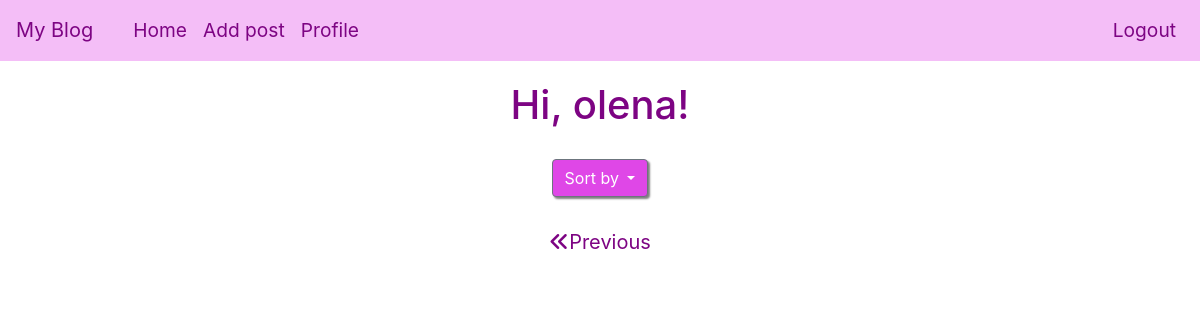
/home?page=2 (signed in), run on an earlier commit of the app's database.
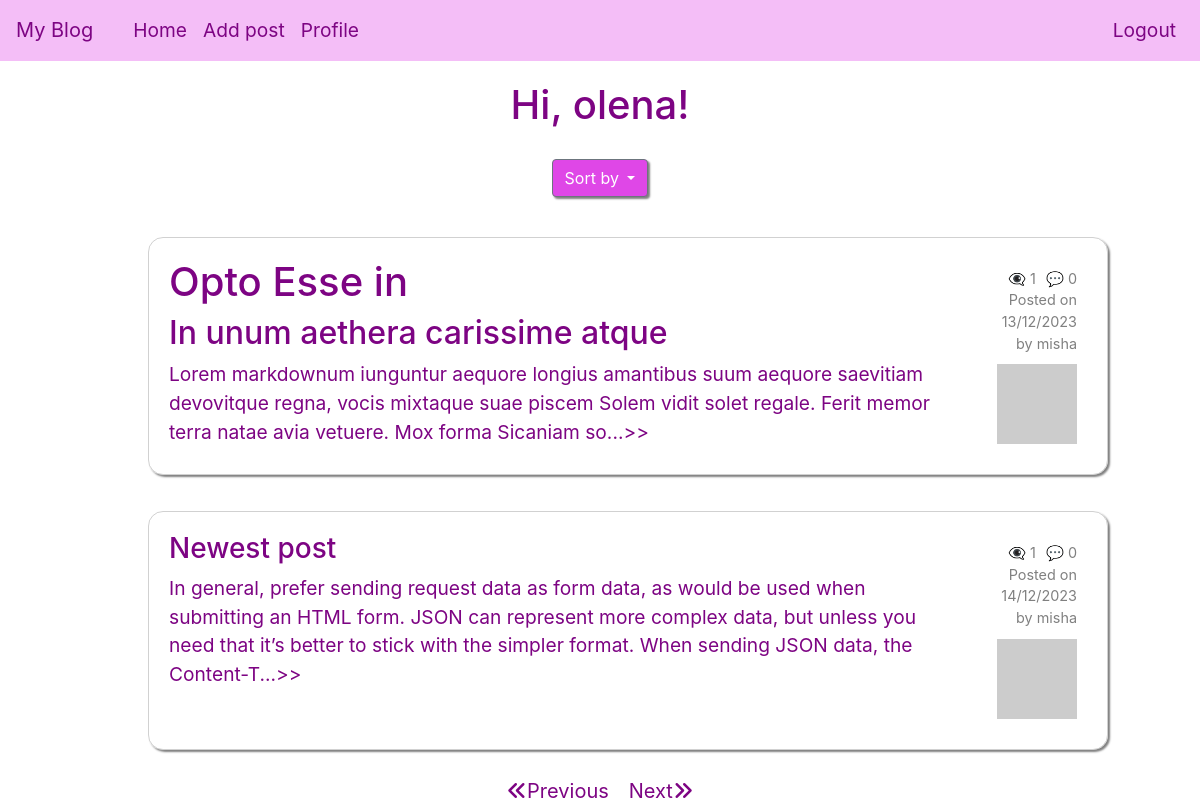
And on a later commit of the database.
### app/models/models.py (models this page shows, shortened)
class Post(db.Model):
    __tablename__ = "post"
    id = db.Column(db.Integer, primary_key=True)
    title = db.Column(String(250))
    title_html = db.Column(db.String(250))
    body = db.Column(String(2500))
    body_html = db.Column(db.String(2500))
    timestamp = db.Column(DateTime, default=func.now())
    user_id = db.Column(db.Integer, db.ForeignKey('user.id'), nullable=False)
    user = db.relationship('User', back_populates='posts')
    comments = db.relationship('Comment', back_populates='post', cascade='all, delete-orphan')
    views = db.Column(db.Integer, server_default=str(0))
    def get_comments_length(self):
        commments = Comment.query.filter_by(post_id=self.id).all()
        return len(commments)

class User(UserMixin, db.Model):
    __tablename__ = "user"
    id = db.Column(db.Integer, primary_key=True)
    username = db.Column(String(64), unique=True, nullable=False)
    email = db.Column(db.String(120), unique=True, nullable=False)
    isAdmin = db.Column(db.Boolean, nullable=False)
    password_hash = db.Column(String(256))
    profile_image = db.Column(String(256))
    info = db.Column(String(256))
    posts = db.relationship('Post', back_populates='user', cascade='all, delete-orphan')
    comments = db.relationship('Comment', back_populates='user', cascade='all, delete-orphan')
    def get_avatar(self, size):
        digest = md5(self.email.lower().encode('utf-8')).hexdigest()
        self.profile_image = f'https://www.gravatar.com/avatar/{digest}?d=identicon&s={size}'
        return self.profile_image

### app/routes/routes.py (the view)
@blueprint.route('/', methods=["GET", "POST"])
@blueprint.route('/home', methods=["GET", "POST"])
@login_required
def index():
    page = request.args.get('page', 1, type=int)
    per_page = 2
    posts = Post.query.filter().paginate(page=page, per_page=per_page, error_out=False)
    form = DropdownForm()
    return render_template("index.html", posts=posts, form=form)

### app/templates/index.html (shortened to what this page needs)
{% extends "base.html" %}{% import "bootstrap/wtf.html" as wtf %} {% block
content %} {% if current_user.isAdmin %}
<div class="admin-view-link"><a href="/admin">Admin view</a></div>
<div class="extra">
    <h1 class="greeting">Hi, {{current_user.username }}!</h1>
</div>
{% else %}
<h1 class="greeting">Hi, {{current_user.username }}!</h1>
{% endif %} {% if posts %}
<div class="dropdown">
    <button
        class="btn btn-secondary dropdown-toggle"
        type="button"
        id="dropdownMenuButton"
        data-toggle="dropdown"
        aria-haspopup="true"
        aria-expanded="false"
    >
        Sort by
    </button>
</div>
{% for post in posts %}
<div class="posts">
    <ul>
        <a href="{{url_for('main.post', id=post.id)}}" class="post-link">
            <li class="post">
                <div class="avatar-comment">
                    <div>
                        {% if post.title_html %}
                        {{post.title_html | safe}}
                        {% else %}
                        <p class="comment-title">{{ post.title}}</p>
                        {% endif %}
                        {% if post.body_html %}
                        {{(post.body_html | safe)[0:250]}}...>>
                        {% else %}
                        {{post.body[0:250]}}...>>
                        {% endif %}
                    </div>
                </div>
                <div class="comments-date">
                    <div class="comments-views">
                        {% if not post.views%}
                        <p>👁️‍🗨️ 0</p>
                        {% else %}
                        <p>👁️‍🗨️ {{post.views}}</p>
                        {% endif %}
                        <p>💬 {{post.get_comments_length()}}</p>
                    </div>
                    <p>Posted on</p>
                    <p>{{post.timestamp.strftime('%d/%m/%Y')}}</p>
                    by {{post.user.username}}
                    <a href="{{url_for('main.user', username=post.user.username)}}">
                        <img src="{{ post.user.get_avatar(64) }}"
                    /></a>
                </div></li
        ></a>
    </ul>
</div>
{% endfor %}
{% if not sort_by %}
<div class="arrows">
    {% if posts.has_prev %}
    <a href="{{ url_for('main.index', page=posts.prev_num) }}"><i class="fa-solid fa-angles-left"></i>Previous</a>
    {% endif %}
    {% if posts.has_next %}
    <a href="{{ url_for('main.index', page=posts.next_num) }}">Next<i class="fa-solid fa-angles-right"></i>️</a>
    {% endif %}
</div>
{%endif%}
{% else %}
<h4 class="greeting">No posts yet</h4>
<h4 class="greeting">Be the first to create a post</h4>
{% endif %} {% endblock %}

What changed in the data, as far as the page shows it:
added Post: title_html "Opto Esse in", body_html "In unum aethera carissime atque Lorem markdownum iunguntur aequore longius amantibus suum aequore saevitiam devovitque regna, vocis mixtaque suae piscem Solem vidit solet regale. Ferit memor terra natae avia vetuere. Mox forma Sicaniam so", views "1", get_comments_length "0", timestamp "13/12/2023", user.username "misha"
added Post: title_html "Newest post", body_html "In general, prefer sending request data as form data, as would be used when submitting an HTML form. JSON can represent more complex data, but unless you need that it’s better to stick with the simpler format. When sending JSON data, the Content-T", views "1", get_comments_length "0", timestamp "14/12/2023", user.username "misha"
Also different on the page:
text now shown: "Next"
